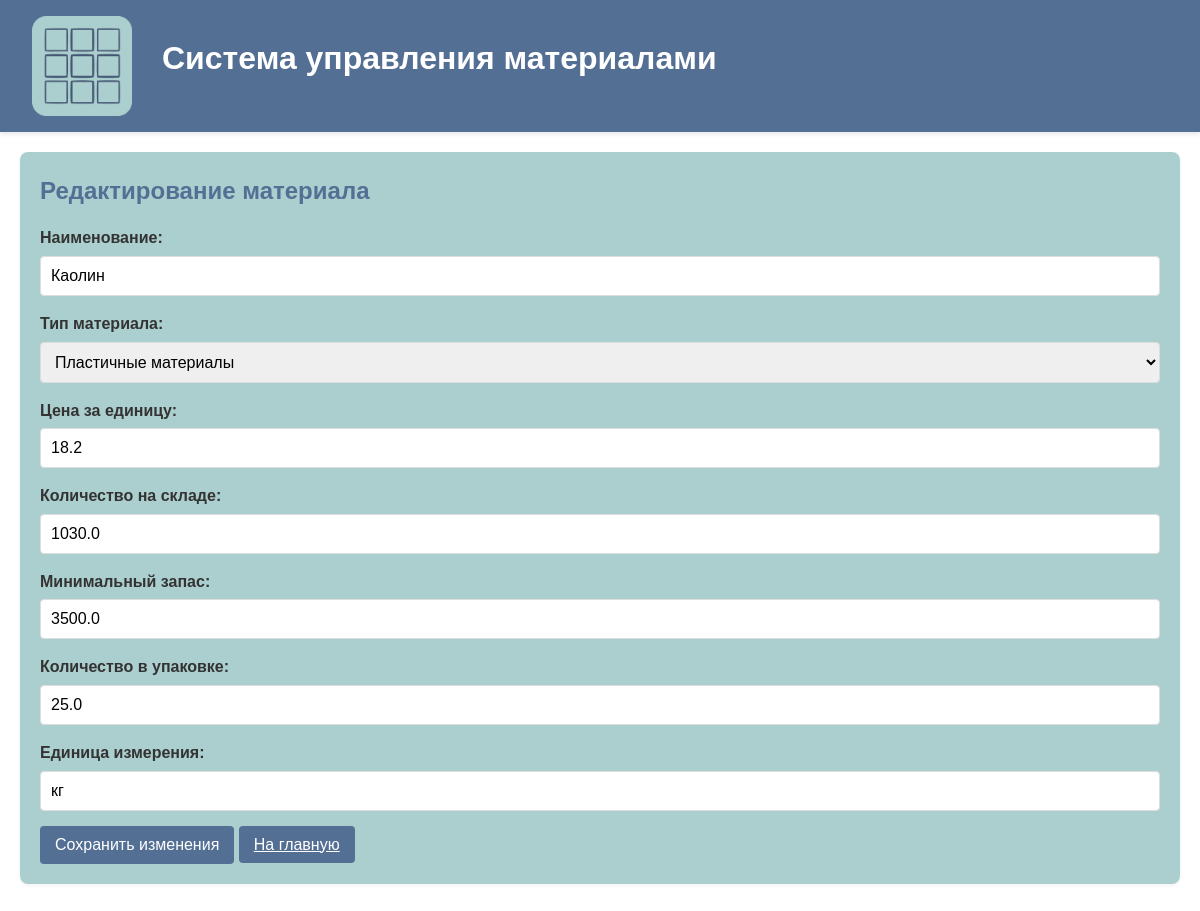
Page /edit_material/2 on the committed database.
### tables this page shows
CREATE TABLE Material (
                id INTEGER PRIMARY KEY AUTOINCREMENT,
                name TEXT NOT NULL UNIQUE,
                type_id INTEGER NOT NULL,
                unit_price REAL NOT NULL,
                stock_quantity REAL NOT NULL,
                min_stock_quantity REAL NOT NULL,
                package_quantity REAL NOT NULL,
                unit_of_measure TEXT NOT NULL,
                FOREIGN KEY (type_id) REFERENCES MaterialType(id)
            );

### app.py (the view, shortened to what this page needs)
@app.route("/edit_material/<int:material_id>", methods=["GET", "POST"])
def edit_material(material_id):
    conn = get_db_connection()
    material = conn.execute('''
        SELECT m.id, m.name, m.type_id, m.unit_price, m.stock_quantity,
               m.min_stock_quantity, m.package_quantity, m.unit_of_measure
        FROM Material m
        WHERE m.id = ?
    ''', (material_id,)).fetchone()
    if not material:
        flash("Материал не найден!", "error")
        conn.close()
        return redirect(url_for("index"))
    material_types = conn.execute("SELECT id, type_name FROM MaterialType").fetchall()
    conn.close()
    return render_template("form_material.html",
                           material_types=material_types,
                           **dict(material),
                           material_id=material_id)

### app.py (called while the page is built)
def get_db_connection():
    conn = sqlite3.connect(DATABASE)
    conn.row_factory = sqlite3.Row
    return conn

### templates/form_material.html
{% extends "base.html" %}
{% block content %}
    <div class="card">
        <h2>{{ 'Редактирование материала' if material_id else 'Добавление нового материала' }}</h2>
        <form method="POST">
            <div class="form-group">
                <label for="name">Наименование:</label>
                <input type="text" id="name" name="name" value="{{ name or '' }}" required>
            </div>
            <div class="form-group">
                <label for="type_id">Тип материала:</label>
                <select id="type_id" name="type_id" required>
                    {% for type in material_types %}
                        <option value="{{ type.id }}" {{ 'selected' if type.id|string == type_id|string else '' }}>
                            {{ type.type_name }}
                        </option>
                    {% endfor %}
                </select>
            </div>
            <div class="form-group">
                <label for="unit_price">Цена за единицу:</label>
                <input type="number" id="unit_price" name="unit_price" step="0.01"
                       value="{{ unit_price or '' }}" min="0" required>
            </div>
            <div class="form-group">
                <label for="stock_quantity">Количество на складе:</label>
                <input type="number" id="stock_quantity" name="stock_quantity"
                       value="{{ stock_quantity or '' }}" min="0" required>
            </div>
            <div class="form-group">
                <label for="min_stock_quantity">Минимальный запас:</label>
                <input type="number" id="min_stock_quantity" name="min_stock_quantity"
                       value="{{ min_stock_quantity or '' }}" min="0" required>
            </div>
            <div class="form-group">
                <label for="package_quantity">Количество в упаковке:</label>
                <input type="number" id="package_quantity" name="package_quantity"
                       value="{{ package_quantity or '' }}" min="1" required>
            </div>
            <div class="form-group">
                <label for="unit_of_measure">Единица измерения:</label>
                <input type="text" id="unit_of_measure" name="unit_of_measure"
                       value="{{ unit_of_measure or '' }}" required>
            </div>
            <button type="submit" class="btn">
                {{ 'Сохранить изменения' if material_id else 'Добавить материал' }}
            </button>
            <a href="{{ url_for('index') }}" class="btn">На главную</a>
        </form>
    </div>
{% endblock %}

### static/style.css (style rules this page uses)
:root { --main-color: #FFFFFF; --extra-color: #ABCFCE; --accent-color: #546F94; }
* { margin: 0; padding: 0; box-sizing: border-box; font-family: 'Comic Sans MS', cursive, sans-serif; }
body { background-color: var(--main-color); color: #333; line-height: 1.6; }
h1, h2, h3 { color: var(--accent-color); margin-bottom: 15px; }
.card { background-color: var(--extra-color); border-radius: 8px; padding: 20px; margin-bottom: 20px; box-shadow: 0 2px 4px rgba(0,0,0,0.05); }
.btn { background-color: var(--accent-color); color: white; border: none; padding: 10px 15px; border-radius: 4px; cursor: pointer; font-size: 16px; transition: background-color 0.3s; }
.form-group { margin-bottom: 15px; }
label { display: block; margin-bottom: 5px; font-weight: bold; }
input, select { width: 100%; padding: 10px; border: 1px solid #ddd; border-radius: 4px; font-size: 16px; }

### rows in the picture
Material: name "Каолин", unit_price "18.2", stock_quantity "1030.0", min_stock_quantity "3500.0", package_quantity "25.0", unit_of_measure "кг"

### other values in the picture
{{ 'Сохранить изменения' if material_id else 'Добавить материал' }} "Сохранить изменения"
form field type_id "Пластичные материалы"
